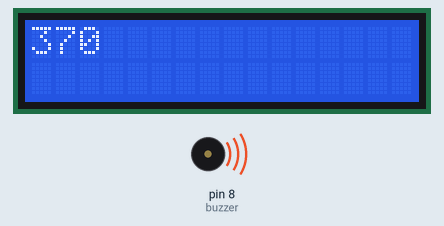
Recording of a sketch running on a simulated Arduino Uno, built with avr-gcc and run on an emulated ATmega328P. Parts: 16×2 character LCD, buzzer (waves = sounding).

Above: at 0.31 s.
At 21.4 s:
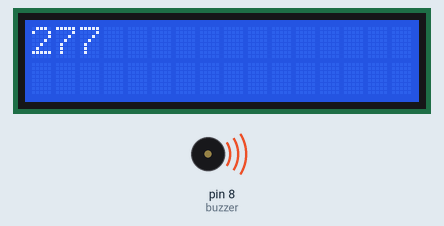
At 34.9 s:
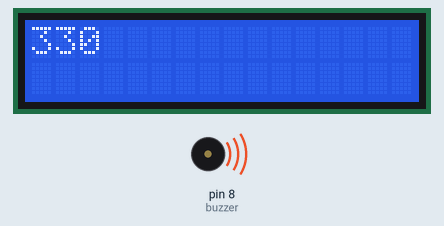
At 36.9 s:
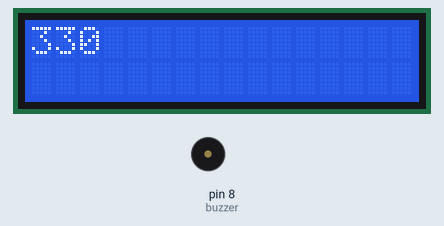
Timing chart, 0 to 40.0 s (numbered marks = the images above):
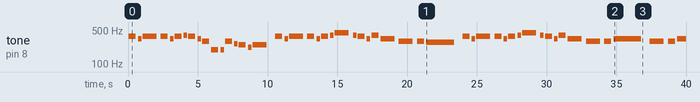

Measured:
- by itself, tone on pin 8 (buzzer): plays 370 Hz for 0.50 s, 330 Hz for 0.25 s, 370 Hz for 1.0 s, 370 Hz for 0.50 s, 330 Hz for 0.25 s, 370 Hz for 0.50 s … (52 notes in this stretch)
- what the display in image 1 shows lasts 2.6 s, from 21.4 s to 24.0 s

The sketch:

Chobits.ino
```cpp
#define buzzer 8
#include "Lesly.h"
#include <Wire.h>
#include <LiquidCrystal_I2C.h>

LiquidCrystal_I2C lcd(0x27, 2,1,0,4,5,6,7,3, POSITIVE);

int melodia[]{
  //9*14 + 7 = 133
  NOTE_FS4, NOTE_E4, NOTE_FS4, NOTE_FS4, NOTE_E4, NOTE_FS4, NOTE_G4, NOTE_FS4, NOTE_E4,
  NOTE_D4, NOTE_G3, NOTE_G3, NOTE_D4, NOTE_C4, NOTE_B3, NOTE_A3, NOTE_B3, 0, NOTE_FS4, //10
  NOTE_E4, NOTE_FS4, NOTE_FS4, NOTE_E4, NOTE_FS4, NOTE_G4, NOTE_A4, NOTE_G4, NOTE_FS4,
  NOTE_E4, NOTE_G4, NOTE_E4, NOTE_D4, NOTE_D4, NOTE_CS4, NOTE_FS4, NOTE_E4, NOTE_FS4,
  NOTE_FS4, NOTE_E4, NOTE_FS4, NOTE_G4, NOTE_A4, NOTE_G4, NOTE_FS4, NOTE_E4, NOTE_G4,
  NOTE_E4, NOTE_D4, NOTE_D4, NOTE_E4, NOTE_D4, NOTE_D4, NOTE_E4, NOTE_D4, NOTE_D4,
  NOTE_A4, NOTE_A4, NOTE_A4, NOTE_B4, NOTE_G4, NOTE_FS4, NOTE_G4, NOTE_FS4, NOTE_E4,
  NOTE_E4, NOTE_FS4, NOTE_G4, NOTE_A4, NOTE_D4, NOTE_D4, NOTE_D4, NOTE_B3, NOTE_E4,
  NOTE_E4, NOTE_E4, NOTE_FS4, NOTE_G4, NOTE_A4, NOTE_A4, NOTE_A4, NOTE_B4, NOTE_G4,
  NOTE_FS4, NOTE_G4, NOTE_FS4, NOTE_E4, NOTE_E4, NOTE_FS4, NOTE_G4, NOTE_B4, NOTE_A4,
  NOTE_B4, NOTE_B4, NOTE_A4, NOTE_B4, NOTE_B4, NOTE_C5, NOTE_B4, NOTE_G4, NOTE_E4,
  NOTE_D4, NOTE_B4, NOTE_C5, NOTE_B4, NOTE_G4, NOTE_E4, NOTE_G4, NOTE_FS4, NOTE_E4,
  NOTE_FS4, NOTE_E4, NOTE_FS4, NOTE_G4, NOTE_A4, NOTE_A4, NOTE_A4, NOTE_B4, NOTE_G4,
  NOTE_FS4, NOTE_G4, NOTE_FS4, NOTE_E4, NOTE_E4, NOTE_FS4, NOTE_G4, NOTE_B4,  NOTE_A4,
  NOTE_B4, NOTE_B4,  NOTE_A4, NOTE_B4, NOTE_B4,  NOTE_A4, NOTE_B4
};

int duracao[]{
  //9*14 + 8 = 134
  4, 8, 2, 4, 8, 4, 8, 4, 8,
  4, 4, 8, 4, 8, 4, 8, 2, 8,
  4, 8, 2, 4, 8, 4, 8, 2, 8,
  4, 8, 4, 2, 2, 4, 1, 4, 8,
  2, 4, 8, 4, 8, 2, 8, 4, 8,
  4, 2, 2, 4, 1, 2, 4, 1, 2,
  8, 2, 8, 4, 4, 4, 8, 4, 8,
  2, 4, 4, 8, 4, 8, 2, 4, 4,
  8, 2, 4, 4, 4, 2, 8, 4, 4,
  4, 8, 2, 8, 2, 4, 4, 4, 1,
  4, 1, 1, 4, 1, 8, 4, 8, 4,
  2, 2, 8, 4, 8, 4, 2, 4, 1,
  4, 1, 4, 4, 4, 2, 8, 4, 8,
  4, 8, 2, 8, 2, 4, 4, 4, 1,
  4, 1, 1, 4, 1, 1, 4, 1

  };

void setup() {
  lcd.begin(16,2);

  lcd.setCursor(0,0);
  for(int i=0; i<134; i++){
    lcd.clear();
    int tempo = 2000/duracao[i];
    tone(buzzer, melodia[i], tempo);
    lcd.print(melodia[i]);
    int tempoEntreNotas= tempo *1.3;
    delay(tempoEntreNotas);
    noTone(buzzer);
  }
}

void loop() {
  // put your main code here, to run repeatedly:
}
```

Lesly.h
```cpp
#define NOTE_B0  31
#define NOTE_C1  33
#define NOTE_CS1 35
#define NOTE_D1  37
#define NOTE_DS1 39
#define NOTE_E1  41
#define NOTE_F1  44
#define NOTE_FS1 46
#define NOTE_G1  49
#define NOTE_GS1 52
#define NOTE_A1  55
#define NOTE_AS1 58
#define NOTE_B1  62
#define NOTE_C2  65
#define NOTE_CS2 69
#define NOTE_D2  73
#define NOTE_DS2 78
#define NOTE_E2  82
#define NOTE_F2  87
#define NOTE_FS2 93
#define NOTE_G2  98
#define NOTE_GS2 104
#define NOTE_A2  110
#define NOTE_AS2 117
#define NOTE_B2  123
#define NOTE_C3  131
#define NOTE_CS3 139
#define NOTE_D3  147
#define NOTE_DS3 156
#define NOTE_E3  165
#define NOTE_F3  175
#define NOTE_FS3 185
#define NOTE_G3  196
#define NOTE_GS3 208
#define NOTE_A3  220
#define NOTE_AS3 233
#define NOTE_B3  247
#define NOTE_C4  262
#define NOTE_CS4 277
#define NOTE_D4  294
#define NOTE_DS4 311
#define NOTE_E4  330
#define NOTE_F4  349
#define NOTE_FS4 370
#define NOTE_G4  392
#define NOTE_GS4 415
#define NOTE_A4  440
#define NOTE_AS4 466
#define NOTE_B4  494
#define NOTE_C5  523
#define NOTE_CS5 554
#define NOTE_D5  587
#define NOTE_DS5 622
#define NOTE_E5  659
#define NOTE_F5  698
#define NOTE_FS5 740
#define NOTE_G5  784
#define NOTE_GS5 831
#define NOTE_A5  880
#define NOTE_AS5 932
#define NOTE_B5  988
#define NOTE_C6  1047
#define NOTE_CS6 1109
#define NOTE_D6  1175
#define NOTE_DS6 1245
#define NOTE_E6  1319
#define NOTE_F6  1397
#define NOTE_FS6 1480
#define NOTE_G6  1568
#define NOTE_GS6 1661
#define NOTE_A6  1760
#define NOTE_AS6 1865
#define NOTE_B6  1976
#define NOTE_C7  2093
#define NOTE_CS7 2217
#define NOTE_D7  2349
#define NOTE_DS7 2489
#define NOTE_E7  2637
#define NOTE_F7  2794
#define NOTE_FS7 2960
#define NOTE_G7  3136
#define NOTE_GS7 3322
#define NOTE_A7  3520
#define NOTE_AS7 3729
#define NOTE_B7  3951
#define NOTE_C8  4186
#define NOTE_CS8 4435
#define NOTE_D8  4699
#define NOTE_DS8 4978
```
